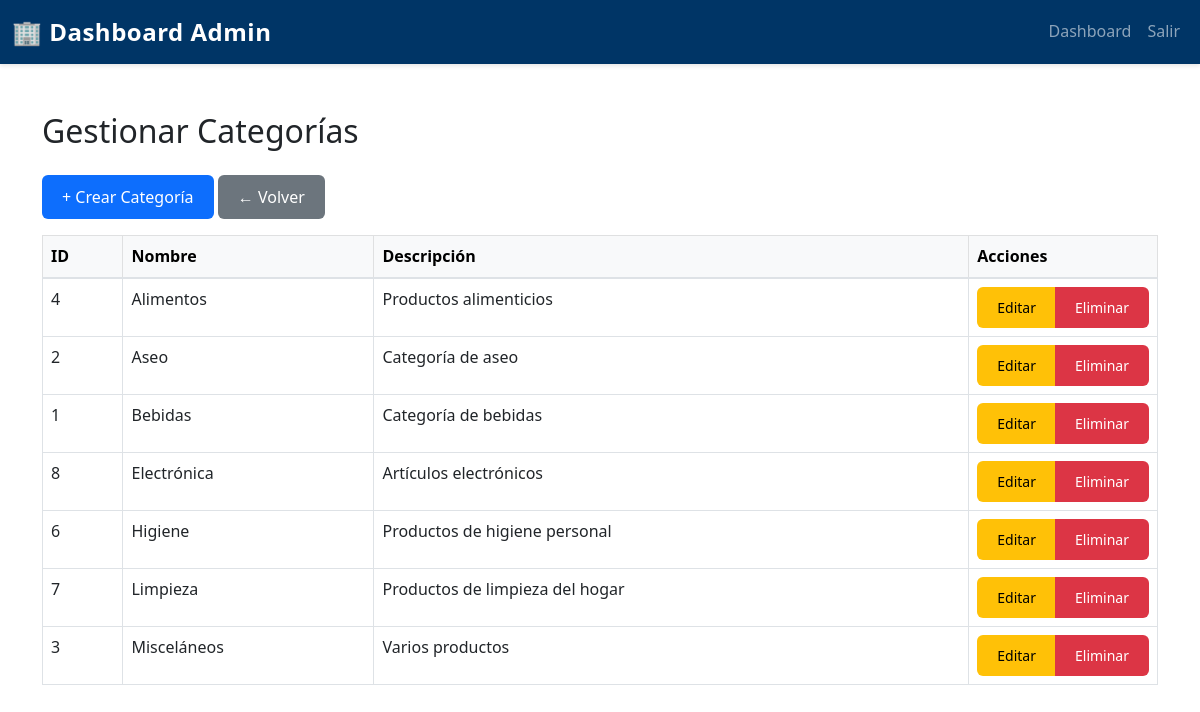
The page /FRONTEND/index.php?route=admin/categoria/listar (signed in) on the database its author committed.
### tables this page shows
CREATE TABLE `categoria` (
  `idCATEGORIA` int(11) NOT NULL,
  `nomCATEGORIA` varchar(30) DEFAULT NULL,
  `descripcionCATEGORIA` varchar(100) DEFAULT NULL
);

### FRONTEND/models/CategoriaModel.php (called while the page is built, shortened)
<?php
class CategoriaModel {
    private $db;
    public function __construct($database) {
        $this->db = $database;
    }
    public function obtenerTodas() {
        $query = "SELECT * FROM categoria ORDER BY nomCATEGORIA ASC";
        $stmt = $this->db->prepare($query);
        $stmt->execute();
        return $stmt->fetchAll(PDO::FETCH_ASSOC);
    }
}

### FRONTEND/controllers/CategoriaController.php (called while the page is built, shortened)
<?php
class CategoriaController {
    private $categoriaModel;
    public function __construct($categoriaModel) {
        $this->categoriaModel = $categoriaModel;
    }
public function listar() {
    $categorias = $this->categoriaModel->obtenerTodas();
    return 'views/admin/listar_categoria.php';
}
}

### FRONTEND/views/admin/listar_categoria.php (the view, shortened to what this page needs)
<?php
require_once __DIR__ . '/../../models/CategoriaModel.php';
$db = new Database();
$conn = $db->connect();
$categoriaModel = new CategoriaModel($conn);
$categorias = $categoriaModel->obtenerTodas();
?>
<!DOCTYPE html>
<html lang="es">
<head>
    <link href="https://cdn.jsdelivr.net/npm/bootstrap@5.3.0/dist/css/bootstrap.min.css" rel="stylesheet">
    <link rel="stylesheet" href="assets/css/styles.css">
</head>
<body>
<nav class="navbar navbar-expand-lg navbar-dark bg-dark-blue">
    <div class="container-fluid">
        <a class="navbar-brand fw-bold" href="index.php?route=admin/dashboard">🏢 Dashboard Admin</a>
        <div class="collapse navbar-collapse" id="navbarNav">
            <ul class="navbar-nav ms-auto">
                <li class="nav-item">
                    <a class="nav-link" href="index.php?route=admin/dashboard">Dashboard</a>
                </li>
                <li class="nav-item">
                    <a class="nav-link" href="index.php?route=logout">Salir</a>
                </li>
            </ul>
        </div>
    </div>
</nav>
<div class="container my-5">
    <h2 class="mb-4">Gestionar Categorías</h2>
    <a href="index.php?route=admin/categoria/crear" class="btn btn-primary mb-3">+ Crear Categoría</a>
    <a href="index.php?route=admin/dashboard" class="btn btn-secondary mb-3">← Volver</a>
    <table class="table table-bordered table-hover">
        <thead class="table-light">
            <tr>
                <th>ID</th>
                <th>Nombre</th>
                <th>Descripción</th>
                <th style="width: 150px;">Acciones</th>
            </tr>
        </thead>
        <tbody>
            <?php foreach ($categorias as $cat): ?>
            <tr>
                <td><?= $cat['idCATEGORIA'] ?></td>
                <td><?= $cat['nomCATEGORIA'] ?></td>
                <td><?= $cat['descripcionCATEGORIA'] ?></td>
                <td>
                    <div class="btn-group">
                    <a href="index.php?route=admin/categoria/editar&id=<?= $cat['idCATEGORIA'] ?>" class="btn btn-sm btn-warning">
                        Editar
                    </a>
                    <a href="index.php?route=admin/categoria/eliminar&id=<?= $cat['idCATEGORIA'] ?>"
                       class="btn btn-sm btn-danger"
                       onclick="return confirm('¿Seguro que deseas eliminar esta categoría?');">
                        Eliminar
                    </a>
                    </div>
                </td>
            </tr>
            <?php endforeach; ?>
        </tbody>
    </table>
</div>
</body>
</html>

### FRONTEND/assets/css/styles.css (style rules this page uses)
:root { --primary-blue: #0d6efd; --dark-blue: #003566; --white: #ffffff; --light-gray: #f8f9fa; --text-dark: #212529; --border-color: #dee2e6; }
* { margin: 0; padding: 0; box-sizing: border-box; }
body { font-family: 'Segoe UI', Tahoma, Geneva, Verdana, sans-serif; line-height: 1.6; color: var(--text-dark); background-color: #ffffff; }
.bg-dark-blue { background-color: var(--dark-blue) !important; }
.navbar { box-shadow: 0 2px 4px rgba(0, 0, 0, 0.1); }
.navbar-brand { font-size: 1.5rem; letter-spacing: 0.5px; }
.nav-link { transition: color 0.3s ease; font-weight: 500; }
.btn { border-radius: 6px; font-weight: 500; transition: all 0.3s ease; border: none; padding: 10px 20px; }
.btn-primary { background-color: var(--primary-blue); color: white; }
.btn-secondary { background-color: #6c757d; }
.btn-danger { background-color: #dc3545; }
.btn-warning { background-color: #ffc107; color: #000; }
.table { margin-bottom: 0; }
.table thead { border-bottom: 2px solid var(--border-color); }

### rows shown on the page
categoria: idCATEGORIA "4", nomCATEGORIA "Alimentos", descripcionCATEGORIA "Productos alimenticios"
categoria: idCATEGORIA "2", nomCATEGORIA "Aseo", descripcionCATEGORIA "Categoría de aseo"
categoria: idCATEGORIA "1", nomCATEGORIA "Bebidas", descripcionCATEGORIA "Categoría de bebidas"
categoria: idCATEGORIA "8", nomCATEGORIA "Electrónica", descripcionCATEGORIA "Artículos electrónicos"
categoria: idCATEGORIA "6", nomCATEGORIA "Higiene", descripcionCATEGORIA "Productos de higiene personal"
categoria: idCATEGORIA "7", nomCATEGORIA "Limpieza", descripcionCATEGORIA "Productos de limpieza del hogar"
categoria: idCATEGORIA "3", nomCATEGORIA "Misceláneos", descripcionCATEGORIA "Varios productos"
